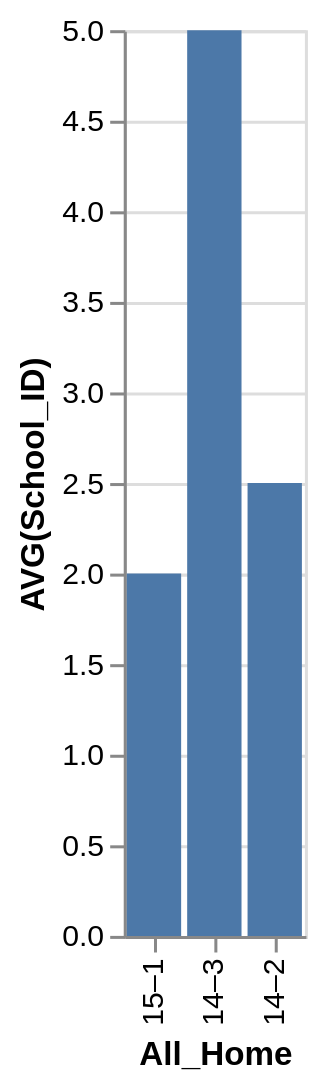

Write the Vega-Lite specification saved for this chart.
### Vega-Lite specification from a JSON file in a GitHub repository (floating-point values rounded to 4 significant figures)
{"data": {"values": [{"x_data": "14–2", "y_data": 2.5}, {"x_data": "14–3", "y_data": 5}, {"x_data": "15–1", "y_data": 2}]}, "mark": "bar", "encoding": {"x": {"field": "x_data", "type": "nominal", "title": "All_Home", "sort": "descending"}, "y": {"field": "y_data", "type": "quantitative", "title": "AVG(School_ID)"}}}
